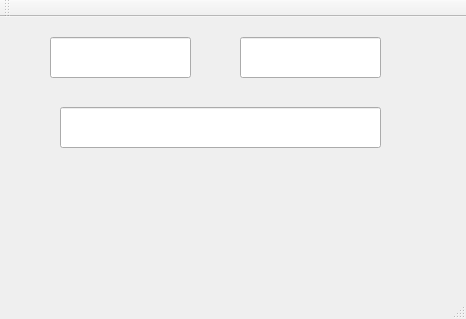
<?xml version="1.0" encoding="UTF-8"?>
<ui version="4.0">
 <class>MainWindow</class>
 <widget class="QMainWindow" name="MainWindow">
  <property name="geometry">
   <rect>
    <x>0</x>
    <y>0</y>
    <width>466</width>
    <height>319</height>
   </rect>
  </property>
  <property name="font">
   <font>
    <pointsize>20</pointsize>
   </font>
  </property>
  <property name="windowTitle">
   <string>Эксперименты с QString</string>
  </property>
  <widget class="QWidget" name="centralWidget">
   <widget class="QLineEdit" name="lineEdit">
    <property name="geometry">
     <rect>
      <x>50</x>
      <y>20</y>
      <width>141</width>
      <height>41</height>
     </rect>
    </property>
   </widget>
   <widget class="QLineEdit" name="lineEdit_2">
    <property name="geometry">
     <rect>
      <x>240</x>
      <y>20</y>
      <width>141</width>
      <height>41</height>
     </rect>
    </property>
   </widget>
   <widget class="QLineEdit" name="concatLineEdit">
    <property name="geometry">
     <rect>
      <x>60</x>
      <y>90</y>
      <width>321</width>
      <height>41</height>
     </rect>
    </property>
   </widget>
  </widget>
  <widget class="QMenuBar" name="menuBar">
   <property name="geometry">
    <rect>
     <x>0</x>
     <y>0</y>
     <width>466</width>
     <height>43</height>
    </rect>
   </property>
  </widget>
  <widget class="QToolBar" name="mainToolBar">
   <attribute name="toolBarArea">
    <enum>TopToolBarArea</enum>
   </attribute>
   <attribute name="toolBarBreak">
    <bool>false</bool>
   </attribute>
  </widget>
  <widget class="QStatusBar" name="statusBar"/>
 </widget>
 <layoutdefault spacing="6" margin="11"/>
 <resources/>
 <connections>
  <connection>
   <sender>lineEdit_2</sender>
   <signal>textChanged(QString)</signal>
   <receiver>MainWindow</receiver>
   <slot>on_lineEdit_textChanged(QString)</slot>
   <hints>
    <hint type="sourcelabel">
     <x>275</x>
     <y>62</y>
    </hint>
    <hint type="destinationlabel">
     <x>232</x>
     <y>159</y>
    </hint>
   </hints>
  </connection>
  <connection>
   <sender>lineEdit</sender>
   <signal>textChanged(QString)</signal>
   <receiver>MainWindow</receiver>
   <slot>on_lineEdit_textChanged(QString)</slot>
   <hints>
    <hint type="sourcelabel">
     <x>115</x>
     <y>62</y>
    </hint>
    <hint type="destinationlabel">
     <x>232</x>
     <y>159</y>
    </hint>
   </hints>
  </connection>
 </connections>
 <slots>
  <slot>on_lineEdit_textChanged(QString)</slot>
 </slots>
</ui>
